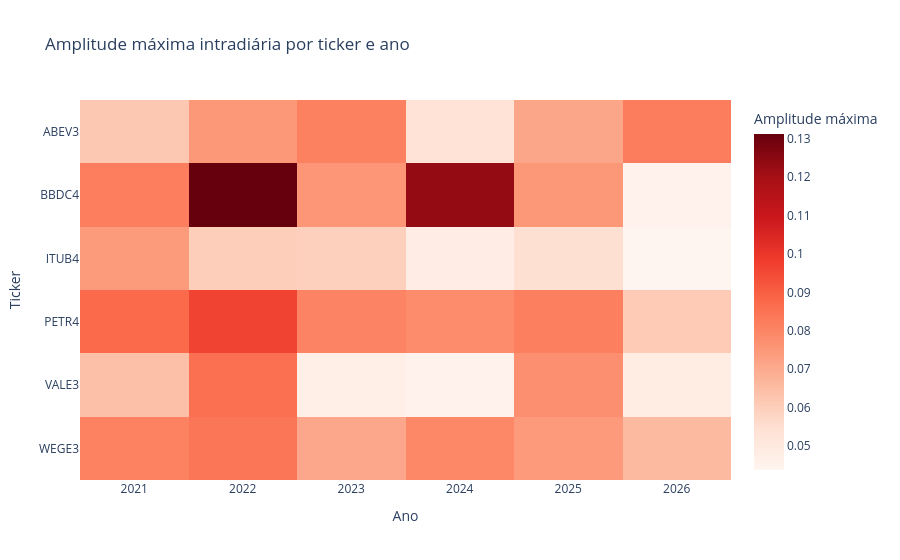

The notebook cell saved with this chart:
### Code cell
# Heatmap: linha = ticker, coluna = ano, célula = amplitude máxima do ano.
pivot_amplitude = df_amplitude.pivot(index="ticker", columns="ano", values="amplitude_maxima")
fig = px.imshow(
    pivot_amplitude,
    color_continuous_scale="Reds",
    aspect="auto",
    labels=dict(x="Ano", y="Ticker", color="Amplitude máxima"),
    title="Amplitude máxima intradiária por ticker e ano",
)
fig.show()

### Figure 1 — Plotly figure (JSON) as saved in the notebook; plotly's stock layout.template omitted (floating-point values rounded to 4 significant figures)
{"data": [{"coloraxis": "coloraxis", "hovertemplate": "Ano: %{x}<br>Ticker: %{y}<br>Amplitude máxima: %{z}<extra></extra>", "name": "0", "type": "heatmap", "x": [2021, 2022, 2023, 2024, 2025, 2026], "xaxis": "x", "y": ["ABEV3", "BBDC4", "ITUB4", "PETR4", "VALE3", "WEGE3"], "yaxis": "y", "z": [[0.06195, 0.07536, 0.08129, 0.05317, 0.07118, 0.08226], [0.08199, 0.1311, 0.07559, 0.1233, 0.07526, 0.0452], [0.07428, 0.05975, 0.05941, 0.04778, 0.05468, 0.04381], [0.0874, 0.09652, 0.08062, 0.07808, 0.08183, 0.06086], [0.0644, 0.0859, 0.04713, 0.04528, 0.07732, 0.04819], [0.08093, 0.08411, 0.07086, 0.07934, 0.07443, 0.06583]]}], "layout": {"coloraxis": {"colorbar": {"title": {"text": "Amplitude máxima"}}, "colorscale": [[0, "rgb(255,245,240)"], [0.125, "rgb(254,224,210)"], [0.25, "rgb(252,187,161)"], [0.375, "rgb(252,146,114)"], [0.5, "rgb(251,106,74)"], [0.625, "rgb(239,59,44)"], [0.75, "rgb(203,24,29)"], [0.875, "rgb(165,15,21)"], [1, "rgb(103,0,13)"]]}, "title": {"text": "Amplitude máxima intradiária por ticker e ano"}, "xaxis": {"anchor": "y", "domain": [0, 1], "title": {"text": "Ano"}}, "yaxis": {"anchor": "x", "autorange": "reversed", "domain": [0, 1], "title": {"text": "Ticker"}}}}
